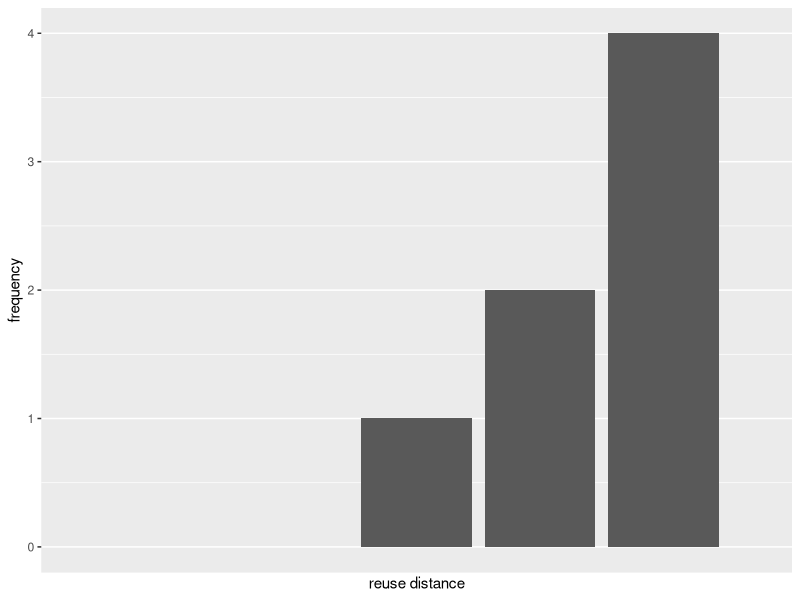
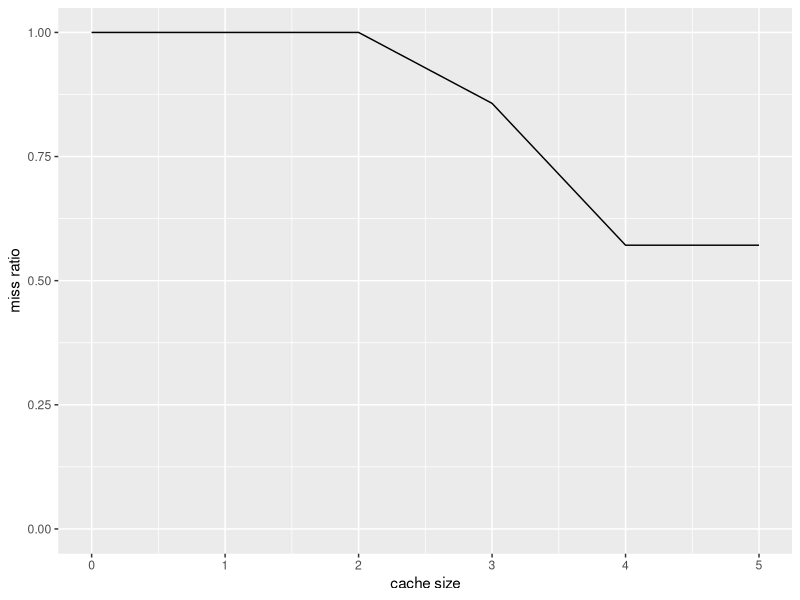

The R source for these figures, in order:
#!/usr/bin/env Rscript
library(ggplot2)
df <- data.frame(reuse.dist=c(1,2,3,4,5),freq=c(0,0, 1,2,4))
df1 <- data.frame(cache.size=c(0,1,2,3,4,5),mr=c(1,1,1,6/7,4/7,4/7))
pdf(file="hist.pdf",width=2,height=2)
ggplot(df)+
geom_bar(aes(x=reuse.dist,y=freq),stat="identity")+
xlab("reuse distance")+
ylab("frequency")+
scale_x_discrete(breaks=c(1,2,3,4,5),labels=c(1,2,3,4,expression(infinity)))
dev.off()

pdf(file="mr.pdf",width=2,height=2)
ggplot(df1)+
geom_line(aes(x=cache.size,y=mr))+
xlab("cache size")+
ylab("miss ratio")+
ylim(c(0,1))
dev.off()
